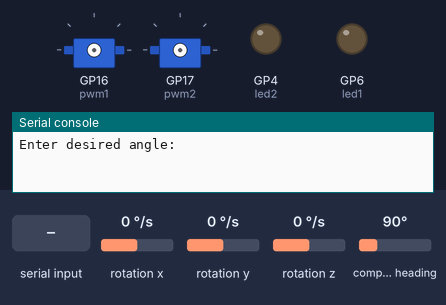
Simulated run of this program. Board: Raspberry Pi Pico running CircuitPython. Parts: 2 × servo, output pins drawn as LEDs (lit = HIGH), the last lines printed to the serial console. Inputs (shaded band) come from the test bench; at power-on: rotation z 0 °/s, compass heading 90°, rotation x 0 °/s, rotation y 0 °/s. Library files of the repository ran but are not shown: mpu6050.py.

Above: at 1.2 s.
1.3 s: "0" typed at the serial console, then Enter
At 2.2 s:
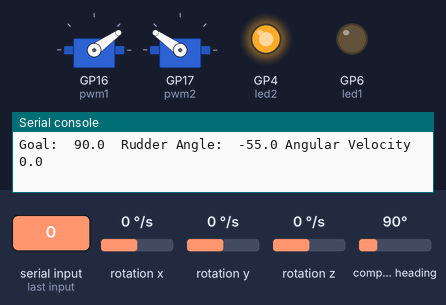
2.8 s: rotation z set to -4 °/s
4.3 s: rotation z set to -7 °/s
At 4.7 s:
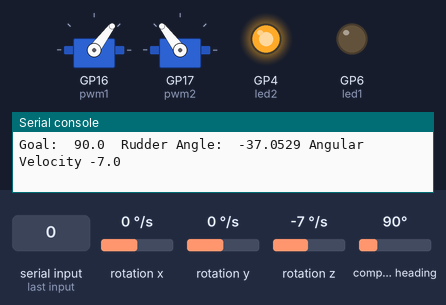
5.8 s: compass heading set to 7°
At 7.0 s:
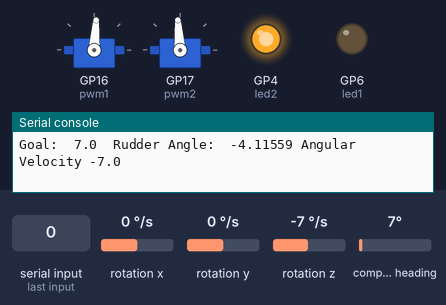
7.3 s: compass heading set to 90°
At 7.7 s:
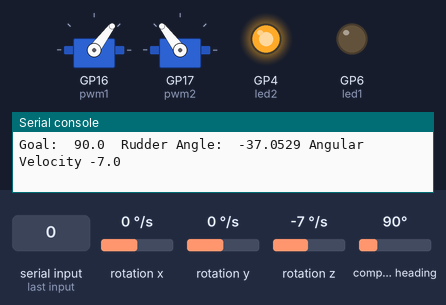
Timing chart, 0 to 9.8 s (numbered marks = the images above; inputs shaded):
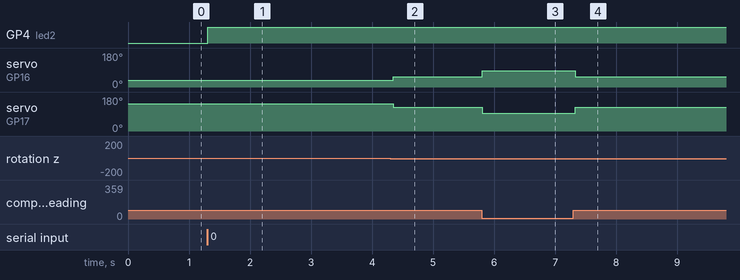

The program:

code2.py
```python
from fuzzy_rossi_ang import fuzzy_controller
from mag_heading import Heading
from servo import Servo
from angular_vel import Angular_velocity
from mpu6050 import Gyro

import gc
from time import sleep
import time
import board
import digitalio
import sys
import select

Heading = Heading()
Servo = Servo()
Angular = Angular_velocity()
gy = Gyro()

led1 = digitalio.DigitalInOut(board.GP6)
led1.direction = digitalio.Direction.OUTPUT
led2 = digitalio.DigitalInOut(board.GP4)
led2.direction = digitalio.Direction.OUTPUT

heading=[0,0]
desired_angle = input('Enter desired angle: ')
desired_angle = float(desired_angle)

try:
    while True:
        #led1.value = True
        if sys.stdin in select.select([sys.stdin], [], [], 0)[0]:
            user_input = sys.stdin.readline().strip()
            if user_input is float:
                desired_angle = user_input
            print(user_input)

        angle =Heading.heading_angle()-desired_angle
        ang_vel = gy.gyro_data()

        if angle> 180:
            angle = -(360 - angle)

        rudder_angle = fuzzy_controller(angle,ang_vel)
        crispOutputFinal = rudder_angle.get_angle()
        Servo.servo_angle(-crispOutputFinal)

        if abs(angle) < 5:
            led1.value = True
            led2.value = False
        else:
            led2.value = True
            led1.value = False

        print("Goal: ", angle," Rudder Angle: ", -crispOutputFinal,"Angular Velocity", ang_vel)

        sleep(0.05)
        gc.collect

except KeyboardInterrupt:
    led1.value = False
    led2.value = True
    servo_angle(0)
    gc.collect()
    print("Program terminated")
```

fuzzy_rossi_ang.py
```python
import ulab.numpy as np
#Heading = -100


#Acceleration = 125

class fuzzy_controller():
    def __init__(self,heading,ang_vel):
        self.heading = heading
        self.ang_vel = ang_vel

    #Functions for open left-Right fuzzyfication
    def openLeft(x,alpha, beta):
        if x<alpha:
            return 1
        if alpha<x and x<=beta:
            return (beta - x)/(beta - alpha)
        else:
            return 0

    def openRight(x,alpha, beta):
        if x<alpha:
            return 0
        if alpha<x and x<=beta:
            return (x-alpha)/(beta - alpha)
        else:
            return 1

    # Function for traingular fuzzyfication
    def triangular(x,a,b,c):
        return max(min((x-a)/(b-a), (c-x)/(c-b)),0)

    #----------stavros----------
    def trapezoid(x,a,b,c,d):
        if x<=b:
            return max((x-a)/(b-a),0)
        if b<x and x<=c:
            return 1
        if c<x and x<=d:

            return max((d-x)/(d-c),0)
        else:
            return 0
    #----------stavros----------

    def partitionH(x):
        HHL = 0;  HL = 0; ML = 0; SL = 0; ZE = 0; SR = 0; MR = 0; HR = 0; HHR = 0;

        if x>= -180 and x<-80:
            HHL = fuzzy_controller.openLeft(x,-90,-80)
        if x> -100 and x<-20:
            HL = fuzzy_controller.trapezoid(x,-100,-90,-30,-20)
        if x> -30 and x<-10:
            ML = fuzzy_controller.triangular(x,-30,-20,-10)
        if x> -20 and x<0:
            SL = fuzzy_controller.triangular(x,-20,-10,0)
        if x> -10 and x<10:
            ZE = fuzzy_controller.triangular(x,-10,0,10)
        if x> 0 and x<20:
            SR = fuzzy_controller.triangular(x,0,10,20)
        if x> 10 and x<30:
            MR = fuzzy_controller.triangular(x,10,20,30)
        if x> 20 and x<100:
            HR = fuzzy_controller.trapezoid(x,20,30,90,100)
        if x> 80 and x<=180:
            HHR = fuzzy_controller.openRight(x,80,90)

        return HHL, HL, ML, SL, ZE, SR, MR, HR ,HHR

    def partitionV(ang_vel):
        HL = 0; ML = 0; SL = 0; ZE = 0; SR = 0; MR = 0; HR = 0;

        if ang_vel> -100 and ang_vel< -60:
            HL = fuzzy_controller.openLeft(ang_vel,-100,-60)
        if ang_vel> -80 and ang_vel<-20:
            ML = fuzzy_controller.trapezoid(ang_vel,-70,-60,-35,-25)
        if ang_vel> -40 and ang_vel<-5:
            SL = fuzzy_controller.triangular(ang_vel,-35,-20,-5)
        if ang_vel> -10 and ang_vel<10:
            ZE = fuzzy_controller.triangular(ang_vel,-10,0,10)
        if ang_vel> 5 and ang_vel<40:
            SR = fuzzy_controller.triangular(ang_vel,5,20,35)
        if ang_vel> 20 and ang_vel<80:
            MR = fuzzy_controller.trapezoid(ang_vel,25,35,60,70)
        if ang_vel> 60 and ang_vel<100:
            HR = fuzzy_controller.openRight(ang_vel,60,100)

        return HL, ML, SL, ZE, SR, MR, HR


    # Rules implementation
    def rule(HHLH, HLH, MLH, SLH, ZEH, SRH, MRH, HRH, HHRH, HLV, MLV, SLV, ZEV, SRV, MRV, HRV):


        HL_list = []; ML_list = []; SL_list = []; ZE_list = []; SR_list = []; MR_list = []; HR_list = [];

        angular_velocity = [HLV, MLV, SLV, ZEV, SRV, MRV, HRV]
        heading = [HHLH, HLH, MLH, SLH, ZEH, SRH, MRH, HRH, HHRH]


        rudder = [[0, 0, 0, 0, 0, 0, 0],
                  [0, 0, 0, 0, 0, 0, 0],
                  [0, 0, 0, 0, 0, 0, 0],
                  [0, 0, 0, 0, 0, 0, 0],
                  [0, 0, 0, 0, 0, 0, 0],
                  [0, 0, 0, 0, 0, 0, 0],
                  [0, 0, 0, 0, 0, 0, 0],
                  [0, 0, 0, 0, 0, 0, 0],
                  [0, 0, 0, 0, 0, 0, 0]]

        for i in range(len(heading)):
            for j in range(len(angular_velocity)):
                rudder[i][j] = min(heading[i], angular_velocity[j])

        for i in range(5):
            for j in range(5-i):
                HL_list.append(rudder[i][j])

        for i in range(6):
            j = 5-i
            ML_list.append(rudder[i][j])

        for i in range(7):
            j = 6-i
            SL_list.append(rudder[i][j])

        for i in range(1,8):
            j = 7-i
            ZE_list.append(rudder[i][j])

        for i in range(2,9):
            j = 8-i
            SR_list.append(rudder[i][j])

        for i in range(3,9):
            j = 9-i
            MR_list.append(rudder[i][j])

        for i in range(4,9):
            for j in range(1,i-3):
                k = 6-j
                HR_list.append(rudder[i][k])

        HL = max(HL_list)
        ML = max(ML_list)
        SL = max(SL_list)
        ZE = max(ZE_list)
        SR = max(SR_list)
        MR = max(MR_list)
        HR = max(HR_list)
        return HL, ML, SL, ZE, SR, MR, HR

    # De-fuzzyfication
    def areaTR(mu, a,b,c):
        x1 = mu*(b-a) + a
        x2 = c - mu*(c-b)
        d1 = (c-a); d2 = x2-x1
        a = (1/2)*mu*(d1 + d2)
        return a # Returning area

    def areaOL(mu, alpha, beta): #-40,-30
        xOL = beta +mu*(alpha - beta)
        aOL = 1/2*mu*((60+beta)+(60+xOL))
        return aOL, (-60-beta)/2+beta

    def areaOR(mu, alpha, beta):
        xOR = (beta - alpha)*mu + alpha
        aOR = (1/2)*mu*((60 - alpha) + (60 - xOR))
        return aOR, (60 - alpha)/2 + alpha

    def areaTP(mu,a,b,c,d):
        x1 = mu*(b-a) + a
        x2 = d - mu*(d-c)
        d1 = (d-a); d2 = x2-x1
        a = (1/2)*mu*(d1 + d2)
        return a # Returning area

    def defuzzyfication(HL, ML, SL, ZE, SR, MR, HR):
        areaHL = 0; areaML = 0; areaSL = 0; areaZE = 0; areaSR = 0; areaMR = 0; areaHR = 0
        cHL = 0; cML = 0; cSL = 0; cZE = 0; cSR = 0; cMR = 0; cHR = 0

        if HL != 0:
            #areaPL, cPL = areaOR(PLTC, 180, 210)
            areaHL, cHL = fuzzy_controller.areaOL(HL, -60, -50)

        if ML != 0:
            areaML = fuzzy_controller.areaTP(ML, -60, -50, -20, -10)
            cML = -30

        if SL != 0:
            areaSL = fuzzy_controller.areaTR(SL, -20, -10, 0)
            cSL = -20

        if ZE != 0:
            areaZE = fuzzy_controller.areaTR(ZE, -10, 0, 10)
            cZE = 0

        if SR !=0:
            areaSR= fuzzy_controller.areaTR(SR, 0, 10, 20)
            cSR = 20

        if MR != 0:
            areaMR = fuzzy_controller.areaTP(MR, 10, 20, 50, 60)
            cMR = 30

        if HR != 0:

            areaHR, cHR = fuzzy_controller.areaOR(HR, 50, 60)

        numerator = areaHL*cHL + areaML*cML + areaSL*cSL + areaZE*cZE + areaSR*cSR + areaMR*cMR + areaHR*cHR
        denominator = areaHL + areaML + areaSL + areaZE + areaSR + areaMR + areaHR
        if denominator == 0:
            print("No rules exist to give the result")
            return 0
        else:
            crispOutput = numerator/denominator
            return crispOutput

    def get_angle(self):
        HHLH, HLH, MLH, SLH, ZEH, SRH, MRH, HRH ,HHRH = fuzzy_controller.partitionH(self.heading)
        HLV, MLV, SLV, ZEV, SRV, MRV, HRV = fuzzy_controller.partitionV(self.ang_vel)
        HL, ML, SL, ZE, SR, MR, HR = fuzzy_controller.rule(HHLH, HLH, MLH, SLH, ZEH, SRH, MRH, HRH, HHRH, HLV, MLV, SLV, ZEV, SRV, MRV, HRV)


        crispOutputFinal = fuzzy_controller.defuzzyfication(HL, ML, SL, ZE, SR, MR, HR)

        return crispOutputFinal

#rudder_angle = fuzzy_controller(-40,10)
#crispOutputFinal = rudder_angle.get_angle()
#print("\nThe crisp TC value is: ", crispOutputFinal)

'''
# Display the fuzzy values for all fuzzy sets
outPut = [[HHL, HL, ML, SL, ZE, SR, MR, HR ,HHR]]
print("The fuzzy values of the crisp inputs")
#print(["NL","NM","NS","ZE","PS","PM","PLSD"])
print(np.round(outPut,1))


print("\n")
# Display the fuzzy values for all rules
outPutRules = [[HL, ML, SL, ZE, SR, MR, HR ]]
print("The fuzzy output: ")
print(["HL", "ML", "SL", "ZE", "SR", "MR", "HR"])
print(np.round(outPutRules,2))
'''
```

mag_heading.py
```python
import board
import busio
import adafruit_lsm303dlh_mag
import math
from time import sleep

class Heading():

    def __init__(self):

        i2c = busio.I2C(board.GP3, board.GP2)
        self.mag = adafruit_lsm303dlh_mag.LSM303DLH_Mag(i2c)


    def heading_angle(self):
        data = self.mag.magnetic

        angle = math.atan2(data[1], data[0])*180/math.pi
        angle2 = math.atan2(data[2], data[1])*180/math.pi
        angle3 = math.atan2(data[0], data[2])*180/math.pi
        #if angle <0:
        #    angle = 360 + angle

        return angle

# heading = Heading()
# while True:
#
#     angle= heading.heading_angle()
#     print(angle)
#     sleep(0.1)
```

servo.py
```python
import board, pwmio
from adafruit_motor import servo


class Servo():
    def __init__(self):

        self.pwm1 = pwmio.PWMOut(board.GP16, frequency = 50)
        self.pwm2 = pwmio.PWMOut(board.GP17, frequency = 50)

    def servo_angle(self,rudder_angle):
        rudder_angle1 = rudder_angle + 90
        #servo_1 = servo.Servo(self.pwm1, min_pulse = 655, max_pulse = 2500)
        servo_1 = servo.Servo(self.pwm1, min_pulse = 750, max_pulse = 2300)
        servo_1.angle = rudder_angle1
        rudder_angle2 = -rudder_angle + 90
        #servo_2 = servo.Servo(self.pwm2, min_pulse = 900, max_pulse = 2400)
        servo_2 = servo.Servo(self.pwm2, min_pulse = 750, max_pulse = 2300)
        servo_2.angle = rudder_angle2

    def servo_stop(self,rudder_angle):
        rudder_angle1 = rudder_angle + 90
        servo_1 = servo.Servo(self.pwm1, min_pulse = 750, max_pulse = 2300)
        servo_1.angle = rudder_angle1
```

angular_vel.py
```python
class Angular_velocity():
    def __init__(self):
        pass

    def get_ang_velocity(self,start_time,end_time,heading):

        if start_time >=0:

            heading1 = heading[0]
            heading2 = heading[1]

            elapsed = end_time-start_time
            delta_heading = heading2 - heading1
            ang_velocity = delta_heading/elapsed
        else:
            ang_velocity = 0

        return ang_velocity
```

Measured:
- the behaviour switches between -5 and -6 °/s on rotation z (found by bisection; images 1 and 2)
- after the input at 1.3 s, GP4 (led2): LOW → HIGH at once
- after the input at 4.3 s, servo on GP16 (pwm1): 35° → 53° at once; servo on GP17 (pwm2): 145° → 127° at once
- after the input at 5.8 s, servo on GP16 (pwm1): 53° → 86° at once; servo on GP17 (pwm2): 127° → 94° at once
- after the input at 7.3 s, servo on GP16 (pwm1): 86° → 53° at once; servo on GP17 (pwm2): 94° → 127° at once
